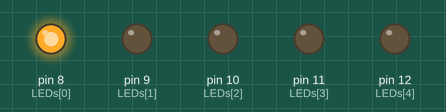
The sketch below on a simulated Arduino Uno, built with avr-gcc and run on an emulated ATmega328P. On the bench: output pins drawn as LEDs (lit = HIGH).

Above: at 0.05 s.
At 0.75 s:
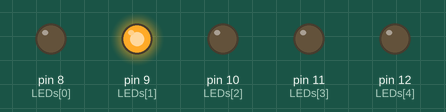
At 1.45 s:
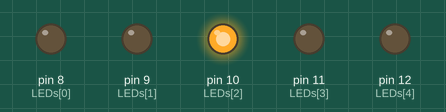
At 2.15 s:
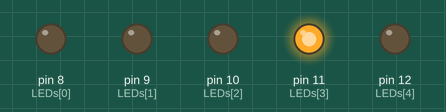
At 2.85 s:
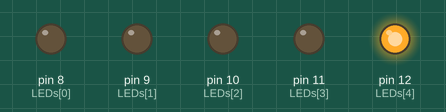
Timing chart, 0 to 3.1 s (numbered marks = the images above):
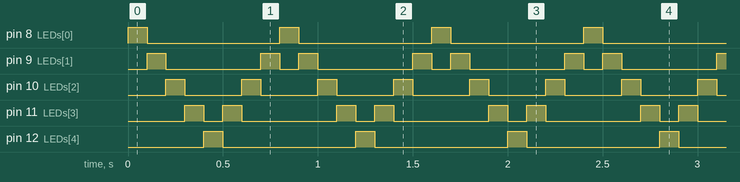

The sketch:

diy4_7_2.ino
```cpp
// 使用陣列變數的LED來回跑馬燈
// 詳細的程式說明，請參閱4-30頁。

const byte LEDs[] = {8,9,10,11,12};
const byte total = sizeof(LEDs);
uint8_t i  = 0;   // 陣列元素索引
int8_t dir = -1;  // 跑馬燈方向：1或-1

void setup() {
  for (byte i=0; i<total; i++) {
    pinMode(LEDs[i], OUTPUT);  // 8~12腳設成「輸出」
    digitalWrite(LEDs[i], LOW);
  }
}

void loop() {
  digitalWrite(LEDs[i], HIGH);
  delay(100);
  digitalWrite(LEDs[i], LOW);
  if (i == 0 || i == total-1) {
     dir = -dir;
  }
  i += dir;
}
```

Measured:
- by itself, pin 8 (LEDs[0]), pin 12 (LEDs[4]): alternates HIGH for 0.10 s and LOW for 0.70 s
- by itself, pin 9 (LEDs[1]): repeats every 0.80 s: LOW 0.50 s, HIGH 0.10 s, LOW 0.10 s, HIGH 0.10 s
- by itself, pin 10 (LEDs[2]): alternates HIGH for 0.10 s and LOW for 0.30 s
- by itself, pin 11 (LEDs[3]): repeats every 0.80 s: LOW 0.10 s, HIGH 0.10 s, LOW 0.50 s, HIGH 0.10 s
